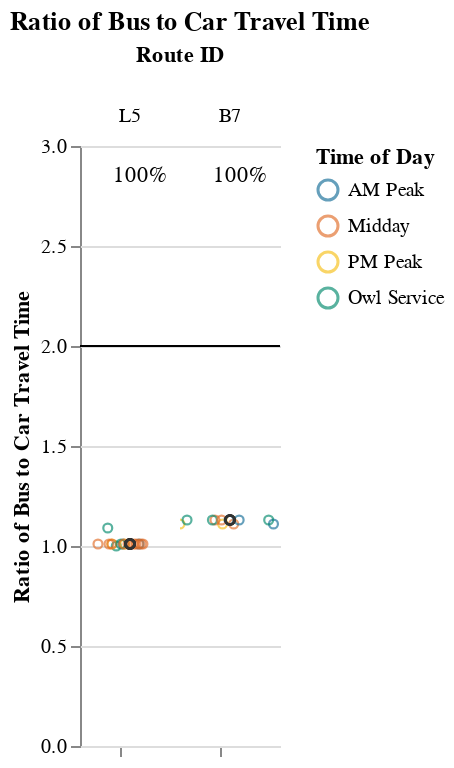
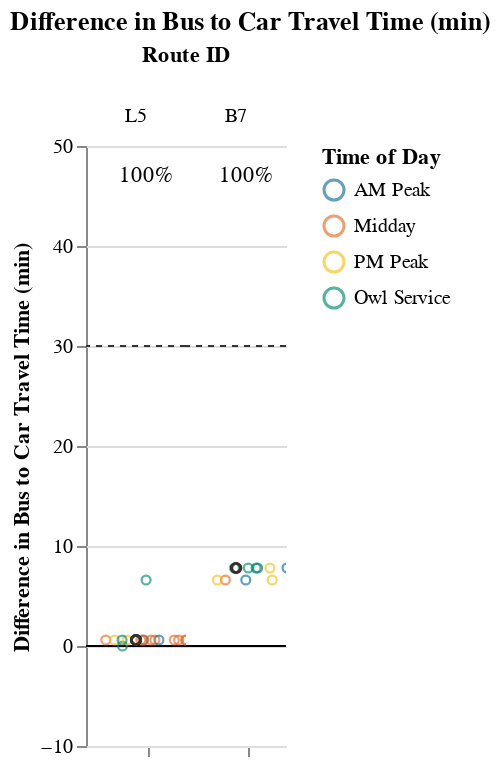

Notebook code cell kept with these figures, in order:
### Markdown cell above
### Medium Routes (1-1.5 hrs)

### Code cell
route_group = "medium"
display_charts_for_route_group(df, route_group)
